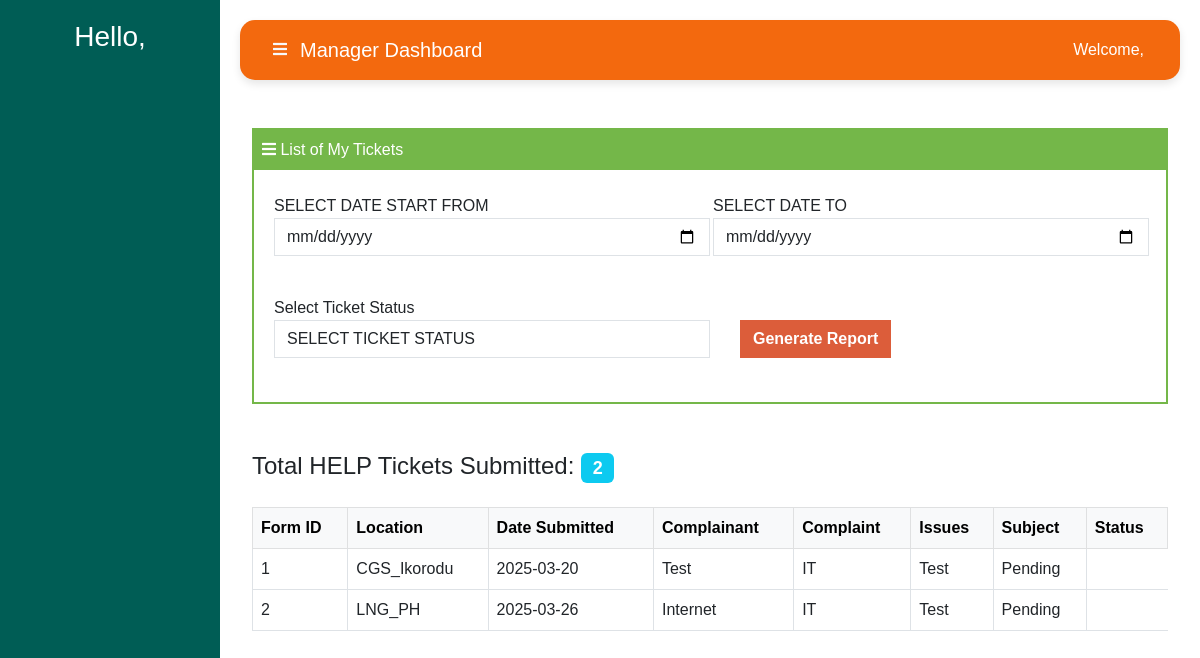
Page /helpdesk/IT-list-ticket on the committed database.
### helpdesk/models.py (models this page shows, shortened)
class HELPForm(models.Model):
    user = models.ForeignKey(User, null=True, on_delete=models.CASCADE)
    date_submitted = models.DateTimeField(auto_now_add=True, null=True)
    location = models.CharField(max_length=255, choices=[
        ('HQ_Lekki', 'HQ Lekki'),
        ('CGS_Ikorodu', 'CGS Ikorodu'),
        ('LNG_PH', 'LNG PH'),
        ('LFZ_Ibeju', 'LFZ Ibeju'),
    ], blank=True, null=True)
    category = models.ForeignKey(Category, on_delete=models.SET_NULL, blank=True, null=True)
    issue = models.CharField(max_length=255, choices=[
        ('IT', 'IT Support'),
    ], blank=True, null=True)
    priority = models.ForeignKey(Priority, on_delete=models.SET_NULL, blank=True, null=True)
    subject = models.CharField(max_length=255, null=True)
    complaint = models.TextField(null=True)
    attachment = models.FileField(upload_to='attachments/', null=True, blank=True)
    status = models.CharField(
        max_length=20,
        choices=[
            ('pending', 'Pending'),
            ('Closed', 'Closed'),
        ],
        default='pending',
    )

### helpdesk/views.py (the view, shortened to what this page needs)
# urls.py: path('IT-list-ticket', views.it_help_list, name="it_help_list"),
def it_help_list(request):
    start_date = None
    end_date = None
    status = None
    if 'startDate' in request.GET and 'endDate' in request.GET:
        start_date = request.GET.get('startDate')
        end_date = request.GET.get('endDate')
    start_date = parse_date(start_date) if start_date else None
    end_date = parse_date(end_date) if end_date else None
    status = request.GET.get('status', None)
    report_data = []
    help_submissions = HELPForm.objects.all()
    if status:
        help_submissions = help_submissions.filter(status=status)
    for submission in help_submissions:
        report_data.append({
            'form_id': submission.id,
            'location': submission.location,
            'date_submitted': submission.date_submitted.strftime('%Y-%m-%d'),
            'complaint': submission.complaint,
            'issue': submission.issue,
            'subject': submission.subject,
            'status': submission.status,
        })
    return render(request, 'it_list_ticket.html', {
        'start_date': start_date,
        'end_date': end_date,
        'status': status,  # Add the selected status to the context
        'total_help': len(help_submissions) if report_data else 0,
        'report_data': report_data,
    })

### helpdesk/templates/it_list_ticket.html (shortened to what this page needs)
{% extends 'helpbase.html' %}
{% block content %}
<div class="container">
    <div class="form-wrapper">
        <div class="head text-white p-2 font-weight-bold mb-4" style="background-color: #74b749; margin-top: -20px; margin-left: -20px; margin-right: -20px;">
            <i class="fas fa-bars"></i>
            List of My Tickets
        </div>
        <form method="get" class="row g-3" action="{% url 'helpdesk:help_list' %}">
            <div class="form-row mb-4 d-flex align-items-center">
                <div class="col-md-6" style="margin-right: 3px;">
                    <label for="startDate">SELECT DATE START FROM</label>
                    <input type="date" id="startDate" name="startDate" placeholder="Date From" class="form-control" value="{{ start_date }}" style="border-radius: 0px;"/>
                </div>
                <div class="col-md-6">
                    <label for="endDate">SELECT DATE TO</label>
                    <input type="date" id="endDate" name="endDate" placeholder="Date To" class="form-control" value="{{ end_date }}" style="border-radius: 0px;"/>
                </div>
            </div>
            <div class="form-row mb-4 d-flex align-items-center">
                <div class="col-md-6">
                    <label for="status">Select Ticket Status</label>
                    <select id="status" name="status" class="form-control" style="border-radius: 0px;">
                        <option value="">SELECT TICKET STATUS</option>
                    </select>
                </div>
                <div class="mt-3">
                    <button type="submit" class="btn submit-btn" style="border-radius: 0px; margin-top: 7px; margin-left: 30px;">Generate Report</button>
                </div>
            </div>
        </form>
    </div>
    {% if report_data %}
        <div class="mb-4 pt-5">
            <h4>Total HELP Tickets Submitted: <span class="badge bg-info">{{ total_help }}</span></h4>
        </div>
        <table class="table table-bordered mb-5">
            <thead class="table-light">
                <tr>
                    <th>Form ID</th>
                    <th>Location</th>
                    <th>Date Submitted</th>
                    <th>Complainant</th>
                    <th>Complaint</th>
                    <th>Issues</th>
                    <th>Subject</th>
                    <th>Status</th>
                </tr>
            </thead>
            <tbody>
                {% for submission in report_data %}
                    <tr>
                        <td>{{ submission.form_id }}</td>
                        <td>{{ submission.location }}</td>
                        <td>{{ submission.date_submitted }}</td>
                        <td>{{ submission.complaint }}</td>
                        <td>{{ submission.issue }}</td>
                        <td>{{ submission.subject }}</td>
                        <td class="status {{ submission.status }}">{{ submission.status|capfirst }}</td>
                    </tr>
                {% endfor %}
            </tbody>
        </table>
    {% else %}
        <p>There are no submissions within the specified date range.</p>
    {% endif %}
</div>
{% endblock content %}

### helpdesk/templates/helpbase.html (style rules this page uses)
body { font-family: Arial, sans-serif; background-color: white; }

### helpdesk/templates/it_list_ticket.html (style rules this page uses)
.form-wrapper { border: 2px solid #74b749; padding: 20px; }
.submit-btn { background-color: #dc5d3a; color: white; font-weight: bold; }

### rows in the picture
HELPForm: location "CGS_Ikorodu", complaint "Test", issue "IT", subject "Test", status "Pending"
HELPForm: location "LNG_PH", complaint "Internet", issue "IT", subject "Test", status "Pending"

### other values in the picture
{{ total_help }} "2"
{{ submission.form_id }} "1" "2"
{{ submission.date_submitted }} "2025-03-20" "2025-03-26"
